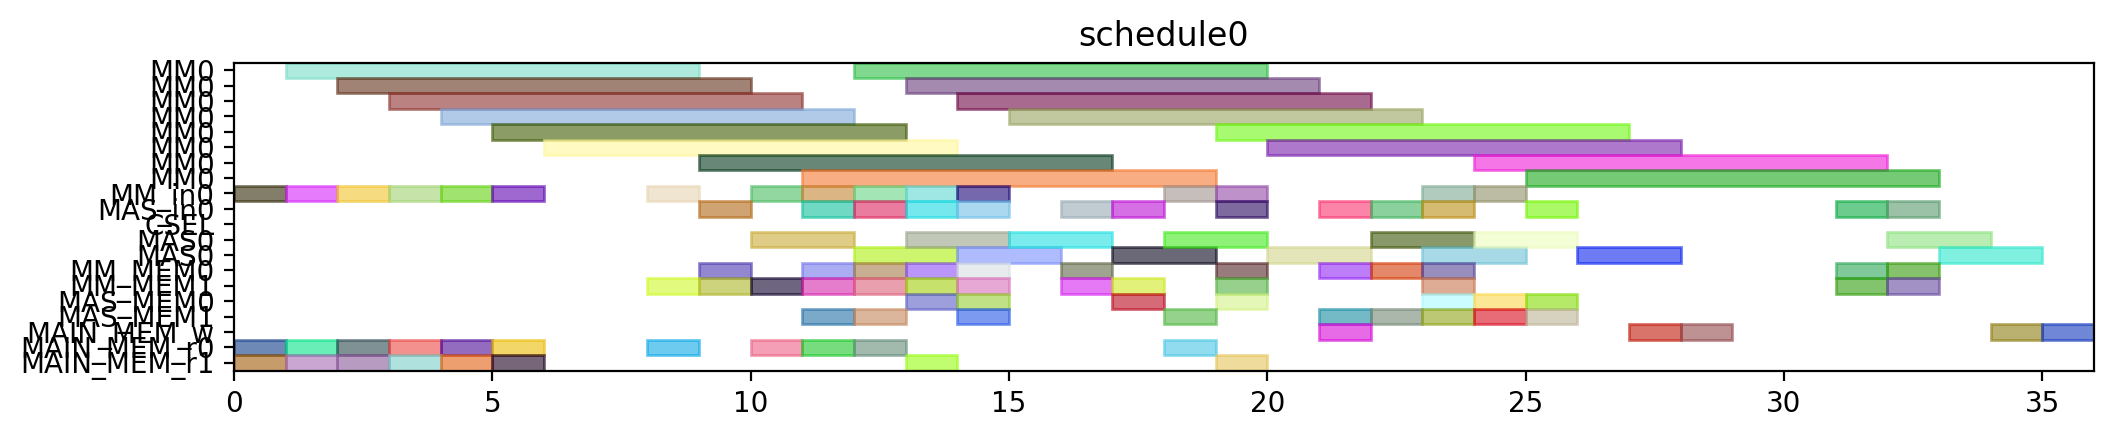

The Python source for this figure:
from pyschedule import Scenario, solvers, plotters, alt


def solve():
	horizon = 120
	S = Scenario("schedule0", horizon=horizon)

	# resource
	MM = S.Resources('MM', num=1, size=8)
	MM_in = S.Resources('MM_in', num=1)
	MAS_in = S.Resources('MAS_in', num=1)
	CSEL = S.Resource('CSEL')
	MAS = S.Resources('MAS', num=1, size=2, periods=range(1, horizon))
	MM_MEM = S.Resources('MM_MEM', num=2)
	MAS_MEM = S.Resources('MAS_MEM', num=2)
	MAIN_MEM_w = S.Resource('MAIN_MEM_w', size=1)
	MAIN_MEM_r = S.Resources('MAIN_MEM_r', num=2)

	# result of previous scheduling

	# new tasks
	t0 = S.Task('t0', length=8, delay_cost=1)
	t0 += alt(MM)
	t0_in = S.Task('t0_in', length=1, delay_cost=1)
	t0_in += alt(MM_in)
	S += t0_in*MM_in[0]<=t0*MM[0]
	t0_mem0 = S.Task('t0_mem0', length=1, delay_cost=1)
	t0_mem0 += MAIN_MEM_r[0]
	S += t0_mem0 <= t0

	t0_mem1 = S.Task('t0_mem1', length=1, delay_cost=1)
	t0_mem1 += MAIN_MEM_r[1]
	S += t0_mem1 <= t0

	t1 = S.Task('t1', length=8, delay_cost=1)
	t1 += alt(MM)
	t1_in = S.Task('t1_in', length=1, delay_cost=1)
	t1_in += alt(MM_in)
	S += t1_in*MM_in[0]<=t1*MM[0]
	t1_mem0 = S.Task('t1_mem0', length=1, delay_cost=1)
	t1_mem0 += MAIN_MEM_r[0]
	S += t1_mem0 <= t1

	t1_mem1 = S.Task('t1_mem1', length=1, delay_cost=1)
	t1_mem1 += MAIN_MEM_r[1]
	S += t1_mem1 <= t1

	t2 = S.Task('t2', length=8, delay_cost=1)
	t2 += alt(MM)
	t2_in = S.Task('t2_in', length=1, delay_cost=1)
	t2_in += alt(MM_in)
	S += t2_in*MM_in[0]<=t2*MM[0]
	t2_mem0 = S.Task('t2_mem0', length=1, delay_cost=1)
	t2_mem0 += MAIN_MEM_r[0]
	S += t2_mem0 <= t2

	t2_mem1 = S.Task('t2_mem1', length=1, delay_cost=1)
	t2_mem1 += MAIN_MEM_r[1]
	S += t2_mem1 <= t2

	t3 = S.Task('t3', length=8, delay_cost=1)
	t3 += alt(MM)
	t3_in = S.Task('t3_in', length=1, delay_cost=1)
	t3_in += alt(MM_in)
	S += t3_in*MM_in[0]<=t3*MM[0]
	t3_mem0 = S.Task('t3_mem0', length=1, delay_cost=1)
	t3_mem0 += MAIN_MEM_r[0]
	S += t3_mem0 <= t3

	t3_mem1 = S.Task('t3_mem1', length=1, delay_cost=1)
	t3_mem1 += MAIN_MEM_r[1]
	S += t3_mem1 <= t3

	t5 = S.Task('t5', length=8, delay_cost=1)
	t5 += alt(MM)
	t5_in = S.Task('t5_in', length=1, delay_cost=1)
	t5_in += alt(MM_in)
	S += t5_in*MM_in[0]<=t5*MM[0]
	t5_mem0 = S.Task('t5_mem0', length=1, delay_cost=1)
	t5_mem0 += MAIN_MEM_r[0]
	S += t5_mem0 <= t5

	t5_mem1 = S.Task('t5_mem1', length=1, delay_cost=1)
	t5_mem1 += MAIN_MEM_r[1]
	S += t5_mem1 <= t5

	t23 = S.Task('t23', length=8, delay_cost=1)
	t23 += alt(MM)
	t23_in = S.Task('t23_in', length=1, delay_cost=1)
	t23_in += alt(MM_in)
	S += t23_in*MM_in[0]<=t23*MM[0]
	t23_mem0 = S.Task('t23_mem0', length=1, delay_cost=1)
	t23_mem0 += MAIN_MEM_r[0]
	S += t23_mem0 <= t23

	t23_mem1 = S.Task('t23_mem1', length=1, delay_cost=1)
	t23_mem1 += MAIN_MEM_r[1]
	S += t23_mem1 <= t23

	t4 = S.Task('t4', length=2, delay_cost=1)
	t4 += alt(MAS)
	t4_in = S.Task('t4_in', length=1, delay_cost=1)
	t4_in += alt(MAS_in)
	S += t4_in*MAS_in[0]<=t4*MAS[0]

	t4_mem0 = S.Task('t4_mem0', length=1, delay_cost=1)
	t4_mem0 += alt(MM_MEM)
	S += (t3*MM[0])-1 < t4_mem0*MM_MEM[0]
	S += t4_mem0 <= t4

	t4_mem1 = S.Task('t4_mem1', length=1, delay_cost=1)
	t4_mem1 += alt(MM_MEM)
	S += (t3*MM[0])-1 < t4_mem1*MM_MEM[1]
	S += t4_mem1 <= t4

	t6 = S.Task('t6', length=2, delay_cost=1)
	t6 += alt(MAS)
	t6_in = S.Task('t6_in', length=1, delay_cost=1)
	t6_in += alt(MAS_in)
	S += t6_in*MAS_in[0]<=t6*MAS[0]

	t6_mem0 = S.Task('t6_mem0', length=1, delay_cost=1)
	t6_mem0 += alt(MM_MEM)
	S += (t5*MM[0])-1 < t6_mem0*MM_MEM[0]
	S += t6_mem0 <= t6

	t6_mem1 = S.Task('t6_mem1', length=1, delay_cost=1)
	t6_mem1 += alt(MM_MEM)
	S += (t5*MM[0])-1 < t6_mem1*MM_MEM[1]
	S += t6_mem1 <= t6

	t8 = S.Task('t8', length=8, delay_cost=1)
	t8 += alt(MM)
	t8_in = S.Task('t8_in', length=1, delay_cost=1)
	t8_in += alt(MM_in)
	S += t8_in*MM_in[0]<=t8*MM[0]
	t8_mem0 = S.Task('t8_mem0', length=1, delay_cost=1)
	t8_mem0 += MAIN_MEM_r[0]
	S += t8_mem0 <= t8

	t8_mem1 = S.Task('t8_mem1', length=1, delay_cost=1)
	t8_mem1 += alt(MM_MEM)
	S += (t2*MM[0])-1 < t8_mem1*MM_MEM[1]
	S += t8_mem1 <= t8

	t15 = S.Task('t15', length=8, delay_cost=1)
	t15 += alt(MM)
	t15_in = S.Task('t15_in', length=1, delay_cost=1)
	t15_in += alt(MM_in)
	S += t15_in*MM_in[0]<=t15*MM[0]
	t15_mem0 = S.Task('t15_mem0', length=1, delay_cost=1)
	t15_mem0 += MAIN_MEM_r[0]
	S += t15_mem0 <= t15

	t15_mem1 = S.Task('t15_mem1', length=1, delay_cost=1)
	t15_mem1 += alt(MM_MEM)
	S += (t2*MM[0])-1 < t15_mem1*MM_MEM[1]
	S += t15_mem1 <= t15

	t19 = S.Task('t19', length=2, delay_cost=1)
	t19 += alt(MAS)
	t19_in = S.Task('t19_in', length=1, delay_cost=1)
	t19_in += alt(MAS_in)
	S += t19_in*MAS_in[0]<=t19*MAS[0]

	t19_mem0 = S.Task('t19_mem0', length=1, delay_cost=1)
	t19_mem0 += alt(MM_MEM)
	S += (t0*MM[0])-1 < t19_mem0*MM_MEM[0]
	S += t19_mem0 <= t19

	t19_mem1 = S.Task('t19_mem1', length=1, delay_cost=1)
	t19_mem1 += alt(MM_MEM)
	S += (t0*MM[0])-1 < t19_mem1*MM_MEM[1]
	S += t19_mem1 <= t19

	t24 = S.Task('t24', length=2, delay_cost=1)
	t24 += alt(MAS)
	t24_in = S.Task('t24_in', length=1, delay_cost=1)
	t24_in += alt(MAS_in)
	S += t24_in*MAS_in[0]<=t24*MAS[0]

	t24_mem0 = S.Task('t24_mem0', length=1, delay_cost=1)
	t24_mem0 += alt(MM_MEM)
	S += (t23*MM[0])-1 < t24_mem0*MM_MEM[0]
	S += t24_mem0 <= t24

	t24_mem1 = S.Task('t24_mem1', length=1, delay_cost=1)
	t24_mem1 += alt(MM_MEM)
	S += (t23*MM[0])-1 < t24_mem1*MM_MEM[1]
	S += t24_mem1 <= t24

	t7 = S.Task('t7', length=8, delay_cost=1)
	t7 += alt(MM)
	t7_in = S.Task('t7_in', length=1, delay_cost=1)
	t7_in += alt(MM_in)
	S += t7_in*MM_in[0]<=t7*MM[0]
	t7_mem0 = S.Task('t7_mem0', length=1, delay_cost=1)
	t7_mem0 += MAIN_MEM_r[0]
	S += t7_mem0 <= t7

	t7_mem1 = S.Task('t7_mem1', length=1, delay_cost=1)
	t7_mem1 += alt(MAS_MEM)
	S += (t6*MAS[0])-1 < t7_mem1*MAS_MEM[1]
	S += t7_mem1 <= t7

	t14 = S.Task('t14', length=8, delay_cost=1)
	t14 += alt(MM)
	t14_in = S.Task('t14_in', length=1, delay_cost=1)
	t14_in += alt(MM_in)
	S += t14_in*MM_in[0]<=t14*MM[0]
	S += 0<t14

	t14_w = S.Task('t14_w', length=1, delay_cost=1)
	t14_w += alt(MAIN_MEM_w)
	S += t14 <= t14_w

	t14_mem0 = S.Task('t14_mem0', length=1, delay_cost=1)
	t14_mem0 += MAIN_MEM_r[0]
	S += t14_mem0 <= t14

	t14_mem1 = S.Task('t14_mem1', length=1, delay_cost=1)
	t14_mem1 += alt(MAS_MEM)
	S += (t6*MAS[0])-1 < t14_mem1*MAS_MEM[1]
	S += t14_mem1 <= t14

	t16 = S.Task('t16', length=2, delay_cost=1)
	t16 += alt(MAS)
	t16_in = S.Task('t16_in', length=1, delay_cost=1)
	t16_in += alt(MAS_in)
	S += t16_in*MAS_in[0]<=t16*MAS[0]

	t16_mem0 = S.Task('t16_mem0', length=1, delay_cost=1)
	t16_mem0 += alt(MM_MEM)
	S += (t0*MM[0])-1 < t16_mem0*MM_MEM[0]
	S += t16_mem0 <= t16

	t16_mem1 = S.Task('t16_mem1', length=1, delay_cost=1)
	t16_mem1 += alt(MM_MEM)
	S += (t15*MM[0])-1 < t16_mem1*MM_MEM[1]
	S += t16_mem1 <= t16

	t20 = S.Task('t20', length=2, delay_cost=1)
	t20 += alt(MAS)
	t20_in = S.Task('t20_in', length=1, delay_cost=1)
	t20_in += alt(MAS_in)
	S += t20_in*MAS_in[0]<=t20*MAS[0]

	t20_mem0 = S.Task('t20_mem0', length=1, delay_cost=1)
	t20_mem0 += alt(MM_MEM)
	S += (t0*MM[0])-1 < t20_mem0*MM_MEM[0]
	S += t20_mem0 <= t20

	t20_mem1 = S.Task('t20_mem1', length=1, delay_cost=1)
	t20_mem1 += alt(MAS_MEM)
	S += (t19*MAS[0])-1 < t20_mem1*MAS_MEM[1]
	S += t20_mem1 <= t20

	t25 = S.Task('t25', length=8, delay_cost=1)
	t25 += alt(MM)
	t25_in = S.Task('t25_in', length=1, delay_cost=1)
	t25_in += alt(MM_in)
	S += t25_in*MM_in[0]<=t25*MM[0]
	t25_mem0 = S.Task('t25_mem0', length=1, delay_cost=1)
	t25_mem0 += alt(MAS_MEM)
	S += (t24*MAS[0])-1 < t25_mem0*MAS_MEM[0]
	S += t25_mem0 <= t25

	t25_mem1 = S.Task('t25_mem1', length=1, delay_cost=1)
	t25_mem1 += MAIN_MEM_r[1]
	S += t25_mem1 <= t25

	t26 = S.Task('t26', length=8, delay_cost=1)
	t26 += alt(MM)
	t26_in = S.Task('t26_in', length=1, delay_cost=1)
	t26_in += alt(MM_in)
	S += t26_in*MM_in[0]<=t26*MM[0]
	t26_mem0 = S.Task('t26_mem0', length=1, delay_cost=1)
	t26_mem0 += alt(MAS_MEM)
	S += (t24*MAS[0])-1 < t26_mem0*MAS_MEM[0]
	S += t26_mem0 <= t26

	t26_mem1 = S.Task('t26_mem1', length=1, delay_cost=1)
	t26_mem1 += alt(MM_MEM)
	S += (t1*MM[0])-1 < t26_mem1*MM_MEM[1]
	S += t26_mem1 <= t26

	t9 = S.Task('t9', length=2, delay_cost=1)
	t9 += alt(MAS)
	t9_in = S.Task('t9_in', length=1, delay_cost=1)
	t9_in += alt(MAS_in)
	S += t9_in*MAS_in[0]<=t9*MAS[0]

	t9_mem0 = S.Task('t9_mem0', length=1, delay_cost=1)
	t9_mem0 += alt(MM_MEM)
	S += (t7*MM[0])-1 < t9_mem0*MM_MEM[0]
	S += t9_mem0 <= t9

	t9_mem1 = S.Task('t9_mem1', length=1, delay_cost=1)
	t9_mem1 += alt(MM_MEM)
	S += (t8*MM[0])-1 < t9_mem1*MM_MEM[1]
	S += t9_mem1 <= t9

	t17 = S.Task('t17', length=8, delay_cost=1)
	t17 += alt(MM)
	t17_in = S.Task('t17_in', length=1, delay_cost=1)
	t17_in += alt(MM_in)
	S += t17_in*MM_in[0]<=t17*MM[0]
	S += 0<t17

	t17_w = S.Task('t17_w', length=1, delay_cost=1)
	t17_w += alt(MAIN_MEM_w)
	S += t17 <= t17_w

	t17_mem0 = S.Task('t17_mem0', length=1, delay_cost=1)
	t17_mem0 += MAIN_MEM_r[0]
	S += t17_mem0 <= t17

	t17_mem1 = S.Task('t17_mem1', length=1, delay_cost=1)
	t17_mem1 += alt(MAS_MEM)
	S += (t16*MAS[0])-1 < t17_mem1*MAS_MEM[1]
	S += t17_mem1 <= t17

	t21 = S.Task('t21', length=2, delay_cost=1)
	t21 += alt(MAS)
	t21_in = S.Task('t21_in', length=1, delay_cost=1)
	t21_in += alt(MAS_in)
	S += t21_in*MAS_in[0]<=t21*MAS[0]

	t21_mem0 = S.Task('t21_mem0', length=1, delay_cost=1)
	t21_mem0 += alt(MAS_MEM)
	S += (t20*MAS[0])-1 < t21_mem0*MAS_MEM[0]
	S += t21_mem0 <= t21

	t21_mem1 = S.Task('t21_mem1', length=1, delay_cost=1)
	t21_mem1 += alt(MM_MEM)
	S += (t15*MM[0])-1 < t21_mem1*MM_MEM[1]
	S += t21_mem1 <= t21

	t27 = S.Task('t27', length=2, delay_cost=1)
	t27 += alt(MAS)
	t27_in = S.Task('t27_in', length=1, delay_cost=1)
	t27_in += alt(MAS_in)
	S += t27_in*MAS_in[0]<=t27*MAS[0]

	t27_mem0 = S.Task('t27_mem0', length=1, delay_cost=1)
	t27_mem0 += alt(MM_MEM)
	S += (t26*MM[0])-1 < t27_mem0*MM_MEM[0]
	S += t27_mem0 <= t27

	t27_mem1 = S.Task('t27_mem1', length=1, delay_cost=1)
	t27_mem1 += alt(MM_MEM)
	S += (t26*MM[0])-1 < t27_mem1*MM_MEM[1]
	S += t27_mem1 <= t27

	t10 = S.Task('t10', length=2, delay_cost=1)
	t10 += alt(MAS)
	t10_in = S.Task('t10_in', length=1, delay_cost=1)
	t10_in += alt(MAS_in)
	S += t10_in*MAS_in[0]<=t10*MAS[0]

	t10_mem0 = S.Task('t10_mem0', length=1, delay_cost=1)
	t10_mem0 += alt(MM_MEM)
	S += (t1*MM[0])-1 < t10_mem0*MM_MEM[0]
	S += t10_mem0 <= t10

	t10_mem1 = S.Task('t10_mem1', length=1, delay_cost=1)
	t10_mem1 += alt(MAS_MEM)
	S += (t9*MAS[0])-1 < t10_mem1*MAS_MEM[1]
	S += t10_mem1 <= t10

	t11 = S.Task('t11', length=2, delay_cost=1)
	t11 += alt(MAS)
	t11_in = S.Task('t11_in', length=1, delay_cost=1)
	t11_in += alt(MAS_in)
	S += t11_in*MAS_in[0]<=t11*MAS[0]

	t11_mem0 = S.Task('t11_mem0', length=1, delay_cost=1)
	t11_mem0 += alt(MM_MEM)
	S += (t1*MM[0])-1 < t11_mem0*MM_MEM[0]
	S += t11_mem0 <= t11

	t11_mem1 = S.Task('t11_mem1', length=1, delay_cost=1)
	t11_mem1 += alt(MAS_MEM)
	S += (t9*MAS[0])-1 < t11_mem1*MAS_MEM[1]
	S += t11_mem1 <= t11

	t22 = S.Task('t22', length=8, delay_cost=1)
	t22 += alt(MM)
	t22_in = S.Task('t22_in', length=1, delay_cost=1)
	t22_in += alt(MM_in)
	S += t22_in*MM_in[0]<=t22*MM[0]
	t22_mem0 = S.Task('t22_mem0', length=1, delay_cost=1)
	t22_mem0 += alt(MAS_MEM)
	S += (t21*MAS[0])-1 < t22_mem0*MAS_MEM[0]
	S += t22_mem0 <= t22

	t22_mem1 = S.Task('t22_mem1', length=1, delay_cost=1)
	t22_mem1 += MAIN_MEM_r[1]
	S += t22_mem1 <= t22

	new_PZ = S.Task('new_PZ', length=2, delay_cost=1)
	new_PZ += alt(MAS)
	new_PZ_in = S.Task('new_PZ_in', length=1, delay_cost=1)
	new_PZ_in += alt(MAS_in)
	S += new_PZ_in*MAS_in[0]<=new_PZ*MAS[0]

	S += 0<new_PZ

	new_PZ_w = S.Task('new_PZ_w', length=1, delay_cost=1)
	new_PZ_w += alt(MAIN_MEM_w)
	S += new_PZ <= new_PZ_w

	new_PZ_mem0 = S.Task('new_PZ_mem0', length=1, delay_cost=1)
	new_PZ_mem0 += alt(MAS_MEM)
	S += (t27*MAS[0])-1 < new_PZ_mem0*MAS_MEM[0]
	S += new_PZ_mem0 <= new_PZ

	new_PZ_mem1 = S.Task('new_PZ_mem1', length=1, delay_cost=1)
	new_PZ_mem1 += alt(MAS_MEM)
	S += (t27*MAS[0])-1 < new_PZ_mem1*MAS_MEM[1]
	S += new_PZ_mem1 <= new_PZ

	t12 = S.Task('t12', length=8, delay_cost=1)
	t12 += alt(MM)
	t12_in = S.Task('t12_in', length=1, delay_cost=1)
	t12_in += alt(MM_in)
	S += t12_in*MM_in[0]<=t12*MM[0]
	t12_mem0 = S.Task('t12_mem0', length=1, delay_cost=1)
	t12_mem0 += alt(MAS_MEM)
	S += (t10*MAS[0])-1 < t12_mem0*MAS_MEM[0]
	S += t12_mem0 <= t12

	t12_mem1 = S.Task('t12_mem1', length=1, delay_cost=1)
	t12_mem1 += alt(MAS_MEM)
	S += (t11*MAS[0])-1 < t12_mem1*MAS_MEM[1]
	S += t12_mem1 <= t12

	t13 = S.Task('t13', length=8, delay_cost=1)
	t13 += alt(MM)
	t13_in = S.Task('t13_in', length=1, delay_cost=1)
	t13_in += alt(MM_in)
	S += t13_in*MM_in[0]<=t13*MM[0]
	t13_mem0 = S.Task('t13_mem0', length=1, delay_cost=1)
	t13_mem0 += alt(MAS_MEM)
	S += (t4*MAS[0])-1 < t13_mem0*MAS_MEM[0]
	S += t13_mem0 <= t13

	t13_mem1 = S.Task('t13_mem1', length=1, delay_cost=1)
	t13_mem1 += alt(MAS_MEM)
	S += (t10*MAS[0])-1 < t13_mem1*MAS_MEM[1]
	S += t13_mem1 <= t13

	new_PY = S.Task('new_PY', length=2, delay_cost=1)
	new_PY += alt(MAS)
	new_PY_in = S.Task('new_PY_in', length=1, delay_cost=1)
	new_PY_in += alt(MAS_in)
	S += new_PY_in*MAS_in[0]<=new_PY*MAS[0]

	S += 0<new_PY

	new_PY_w = S.Task('new_PY_w', length=1, delay_cost=1)
	new_PY_w += alt(MAIN_MEM_w)
	S += new_PY <= new_PY_w

	new_PY_mem0 = S.Task('new_PY_mem0', length=1, delay_cost=1)
	new_PY_mem0 += alt(MM_MEM)
	S += (t12*MM[0])-1 < new_PY_mem0*MM_MEM[0]
	S += new_PY_mem0 <= new_PY

	new_PY_mem1 = S.Task('new_PY_mem1', length=1, delay_cost=1)
	new_PY_mem1 += alt(MM_MEM)
	S += (t22*MM[0])-1 < new_PY_mem1*MM_MEM[1]
	S += new_PY_mem1 <= new_PY

	new_PX = S.Task('new_PX', length=2, delay_cost=1)
	new_PX += alt(MAS)
	new_PX_in = S.Task('new_PX_in', length=1, delay_cost=1)
	new_PX_in += alt(MAS_in)
	S += new_PX_in*MAS_in[0]<=new_PX*MAS[0]

	S += 0<new_PX

	new_PX_w = S.Task('new_PX_w', length=1, delay_cost=1)
	new_PX_w += alt(MAIN_MEM_w)
	S += new_PX <= new_PX_w

	new_PX_mem0 = S.Task('new_PX_mem0', length=1, delay_cost=1)
	new_PX_mem0 += alt(MM_MEM)
	S += (t13*MM[0])-1 < new_PX_mem0*MM_MEM[0]
	S += new_PX_mem0 <= new_PX

	new_PX_mem1 = S.Task('new_PX_mem1', length=1, delay_cost=1)
	new_PX_mem1 += alt(MM_MEM)
	S += (t25*MM[0])-1 < new_PX_mem1*MM_MEM[1]
	S += new_PX_mem1 <= new_PX

	solvers.mip.solve(S,msg=1,kind='CPLEX',ratio_gap=1.01)

	solution = [['hoge']*len(S.solution()[1]) for i in range(len(S.solution()))]
	for i in range(len(S.solution())):
		for j in range(len(S.solution()[i])):
			solution[i][j]=str(S.solution()[i][j])
	print(solution)

	cycles = int(solution[-1][3])

	pic_file_name = "/mnt/rose/usr1/fukuda/ABE/multiRAM_multiMAS_16mux/scheduling_result/stage8MM1_stage2MAS1/EP_DBL_A_ANY/schedule0.png"
	if(S.solution() != []):
		plotters.matplotlib.plot(S,img_filename=pic_file_name, show_task_labels=False, fig_size=(cycles*0.25+3, 2))

	return solution
